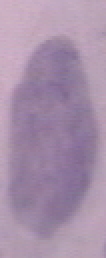
#> input picture data/train/carcinoma_in_situ/149143370-149143378-002.BMP, 53 x 129 px, found by its file name (shown 2 times larger); its folder holds 3 pictures in this run
$ python train.py
#> lines starting #> are read from the running program, lines starting #| are printed output that depends on the picture; after the words box and inside, x2 and y2 are one past the last pixel; in counts of white or black regions, pixels touching at a corner belong together
### src/data_loader.py
import os
import cv2
import numpy as np
from sklearn.preprocessing import StandardScaler, LabelEncoder
from feature_extraction import load_and_preprocess, histogram_equalization, color_features, shape_features, segmentation, extract_lbp_features

def extract_features(image):
    """
    Extracts features from the image using the defined functions from feature_extraction.
    """
    img_eq = histogram_equalization(image)
    nucleus_mask, cytoplasm_mask = segmentation(img_eq)

    features = []
    # Color features
    features.extend(color_features(img_eq))
    # Shape features for nucleus and cytoplasm
    features.extend(shape_features(nucleus_mask))
    features.extend(shape_features(cytoplasm_mask))
    # LBP texture features for nucleus and cytoplasm
    features.extend(extract_lbp_features(img_eq, nucleus_mask))
    features.extend(extract_lbp_features(img_eq, cytoplasm_mask))

    return np.array(features)


def get_data(data_dir):
#> called with data_dir = 'data/train'
    data, labels = [], []
    label_encoder = LabelEncoder()  # Create a LabelEncoder instance

    for class_label in os.listdir(data_dir):
        class_dir = os.path.join(data_dir, class_label)
        for img_name in os.listdir(class_dir):
            img_path = os.path.join(class_dir, img_name)
            image = cv2.imread(img_path)
#> image is the input picture: shape (129, 53, 3); mean B, G, R 169.2, 143.2, 166.3
            if image is not None:
                features = extract_features(image)
                data.append(features)
                labels.append(class_label) # keep label as string

    # Convert labels to numeric values
    labels = label_encoder.fit_transform(labels)

    # Standardize the features
    scaler = StandardScaler()
    data = scaler.fit_transform(data)

    return np.array(data), np.array(labels)

### src/feature_extraction.py
import cv2
import numpy as np
from sklearn.preprocessing import StandardScaler
import matplotlib.pyplot as plt
from skimage import feature

 #Load and preprocess the image with noise removal
# [10 lines left out: function load_and_preprocess, not called in this run]

#histogram equalization using CLAHE
def histogram_equalization(img):
    lab = cv2.cvtColor(img, cv2.COLOR_RGB2LAB)
#> lab: shape (129, 53, 3); mean of channels 0, 1, 2 159.3, 141.9, 119.6
    l, a, b = cv2.split(lab)
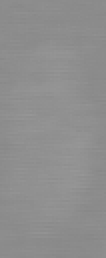
#> a: shape (129, 53) (shown 2 times larger); min 136, max 151, mean 141.9
    clahe = cv2.createCLAHE(clipLimit=3.0, tileGridSize=(8, 8))
    l_eq = clahe.apply(l)
    lab_eq = cv2.merge([l_eq, a, b])
#> lab_eq: shape (129, 53, 3); mean of channels 0, 1, 2 188.4, 141.9, 119.6
    img_eq = cv2.cvtColor(lab_eq, cv2.COLOR_LAB2RGB)
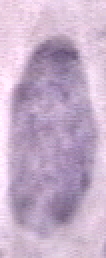
#> img_eq: shape (129, 53, 3) (shown 2 times larger); mean B, G, R 200.8, 174.1, 197.6
#> in segmentation, `_, nucleus_mask = cv2.threshold(gray, 0, 255, cv2.THRESH_BINARY + cv2...`:
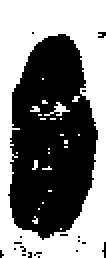
#> nucleus_mask: shape (129, 53) (shown 2 times larger); 50.2% white; 19 black regions (18 under 20 px), largest, box (x1, y1, x2, y2) and area: (4, 17, 49, 120) 3344
#> in segmentation, `nucleus_mask = cv2.morphologyEx(nucleus_mask, cv2.MORPH_OPEN, kernel)`: nucleus_mask: shape (129, 53); 48% white; 2 white regions (1 under 20 px), largest, box (x1, y1, x2, y2) and area: (0, 0, 53, 129) 3266
#> in segmentation, `nucleus_mask = cv2.morphologyEx(nucleus_mask, cv2.MORPH_CLOSE, kernel)`: nucleus_mask: shape (129, 53); 48.5% white; 2 white regions (1 under 20 px), largest, box (x1, y1, x2, y2) and area: (0, 0, 53, 129) 3299
#> in segmentation, `cytoplasm_mask = cv2.adaptiveThreshold(gray, 255, cv2.ADAPTIVE_THRESH_..`: cytoplasm_mask: shape (129, 53); 59.7% white; black in thin lines or dots
#> in segmentation, `cytoplasm_mask = cv2.morphologyEx(cytoplasm_mask, cv2.MORPH_OPEN, kern..`:
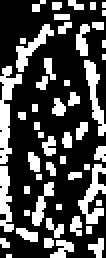
#> cytoplasm_mask: shape (129, 53) (shown 2 times larger); 30.1% white; 51 white regions (22 under 20 px)
    return img_eq


#color features using color histograms from multiple color spaces
def color_features(img):
    features = []
    color_spaces = [
        ('RGB', cv2.COLOR_BGR2RGB),
        ('HSV', cv2.COLOR_RGB2HSV),
        ('LAB', cv2.COLOR_RGB2LAB)
    ]

    for space_name, conversion in color_spaces:
        converted = cv2.cvtColor(img, conversion)
        for i in range(3):
            hist = cv2.calcHist([converted], [i], None, [32], [0, 256])
            hist = cv2.normalize(hist, hist).flatten()
            features.extend(hist)
#> after the loop, features = 288 values, max 0.905 at index 241, min 0 at index 0, mean 0.0859

    return np.array(features)

#shape features from a binary mask
def shape_features(mask):
    contours, _ = cv2.findContours(mask, cv2.RETR_EXTERNAL, cv2.CHAIN_APPROX_SIMPLE)
#> contours = 1 contour; box (x1, y1, x2, y2) and area: (0, 0, 53, 129) 6608
    if not contours:
        return np.zeros(5)

    contour = max(contours, key=cv2.contourArea)
#> contour = contour of 19 points, box (x1, y1, x2, y2) (0, 0, 53, 129), area 6608

    # Calculate shape features
    area = cv2.contourArea(contour)
#> area = 6608.5
    perimeter = cv2.arcLength(contour, True)
#> perimeter = 371.1
    circularity = (4 * np.pi * area) / (perimeter ** 2) if perimeter > 0 else 0
#> circularity = 0.603

    # Fit ellipse to get eccentricity
    if len(contour) >= 5:
        ellipse = cv2.fitEllipse(contour)
#> ellipse = ((6.13, 63.29), (125.4, 183.9), 104.4)
        major_axis = max(ellipse[1])
#> major_axis = 183.9
        minor_axis = min(ellipse[1])
#> minor_axis = 125.4
        eccentricity = np.sqrt(1 - (minor_axis / major_axis) ** 2) if major_axis > 0 else 0
#> eccentricity = 0.731
    else:
        eccentricity = 0

    # Calculate convex hull and solidity
    hull = cv2.convexHull(contour)
#> hull = [[52, 0], [52, 128], [2, 128], [0, 126], [0, 0]]
    hull_area = cv2.contourArea(hull)
#> hull_area = 6654
    solidity = float(area) / hull_area if hull_area > 0 else 0
#> solidity = 0.993
#> in shape_features (call 2), `contours, _ = cv2.findContours(mask, cv2.RETR_EXTERNAL, cv2.CHAIN_APPR..`: contours = 51 contours, 31 with area under 20; largest, box (x1, y1, x2, y2) and area: (0, 33, 11, 82) 179, (39, 82, 53, 112) 128, (42, 30, 53, 68) 120, (8, 12, 27, 36) 106, (0, 83, 7, 116) 105

    return np.array([area, perimeter, circularity, eccentricity, solidity])


#Segment the nucleus and cytoplasm using adaptive thresholding and morphological operations
def segmentation(img):
    gray = cv2.cvtColor(img, cv2.COLOR_RGB2GRAY)

    # Nucleus segmentation using Otsu's method
    _, nucleus_mask = cv2.threshold(gray, 0, 255, cv2.THRESH_BINARY + cv2.THRESH_OTSU)

    # Clean up mask using morphological operations
    kernel = np.ones((3, 3), np.uint8)
    nucleus_mask = cv2.morphologyEx(nucleus_mask, cv2.MORPH_OPEN, kernel)
    nucleus_mask = cv2.morphologyEx(nucleus_mask, cv2.MORPH_CLOSE, kernel)

    # Cytoplasm segmentation using adaptive thresholding
    cytoplasm_mask = cv2.adaptiveThreshold(gray, 255, cv2.ADAPTIVE_THRESH_GAUSSIAN_C,
                                            cv2.THRESH_BINARY, 11, 2)

    # Clean cytoplasm mask with morphological operations
    cytoplasm_mask = cv2.morphologyEx(cytoplasm_mask, cv2.MORPH_OPEN, kernel)

    return nucleus_mask.astype(np.uint8), cytoplasm_mask.astype(np.uint8)


#texture features
def extract_lbp_features(img, mask):
    if len(img.shape) == 3:
        img = cv2.cvtColor(img, cv2.COLOR_RGB2GRAY)

    radius = 3
    n_points = 8 * radius
    lbp = feature.local_binary_pattern(img, n_points, radius, method='uniform')
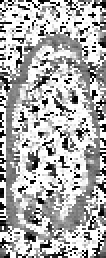
#> lbp: shape (129, 53) float64 (shown 2 times larger); min 0, max 25, mean 17.1; drawn with min black and max white

    masked_lbp = cv2.bitwise_and(lbp.astype(np.uint8), lbp.astype(np.uint8), mask=mask)
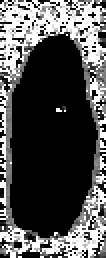
#> masked_lbp: shape (129, 53) (shown 2 times larger); min 0, max 25, mean 7.9; drawn with min black and max white

    hist, _ = np.histogram(masked_lbp.ravel(), bins=np.arange(0, n_points + 3),
                           range=(0, n_points + 2))
#> hist = 26 values, max 3763 at index 0, min 14 at index 19, mean 263

    hist = hist.astype("float")
    hist /= (hist.sum() + 1e-7)
#> hist = 26 values, max 0.55 at index 0, min 0.00205 at index 19, mean 0.0385

    return hist

'''features_normalized is the feature vector that is thr resultant of the pipeline defined'''

# [46 lines left out: functions analyze_pap_smear, visualize_results, not called in this run]

### src/train.py
from sklearn.ensemble import RandomForestClassifier
from sklearn.neighbors import KNeighborsClassifier
from sklearn.svm import SVC
from sklearn.model_selection import train_test_split
from data_loader import get_data

def train_random_forest(X_train, y_train):
    rf = RandomForestClassifier(n_estimators=100, random_state=42)
    rf.fit(X_train, y_train)
    return rf

def train_knn(X_train, y_train):
    knn = KNeighborsClassifier(n_neighbors=5)
    knn.fit(X_train, y_train)
    return knn

def train_svm(X_train, y_train):
    svm = SVC(kernel="linear", probability=True)
    svm.fit(X_train, y_train)
    return svm

if __name__ == "__main__":
    X, y = get_data("data/train")
#> in extract_lbp_features (call 2), `masked_lbp = cv2.bitwise_and(lbp.astype(np.uint8), lbp.astype(np.uint8..`:
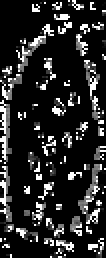
#> masked_lbp: shape (129, 53) (shown 2 times larger); min 0, max 25, mean 4; drawn with min black and max white
#> in extract_lbp_features (call 2), `hist, _ = np.histogram(masked_lbp.ravel(), bins=np.arange(0, n_points ..`: hist = 26 values, max 5012 at index 0, min 0 at index 18, mean 263
#> in extract_lbp_features (call 2), `hist /= (hist.sum() + 1e-7)`: hist = 26 values, max 0.733 at index 0, min 0 at index 18, mean 0.0385
#> in get_data, `features = extract_features(image)`: features = 350 values, max 6608.5 at index 288, min 0 at index 0, mean 20.93
#> pass 2 of the loop in get_data, `for class_label in os.listdir(data_dir):`:
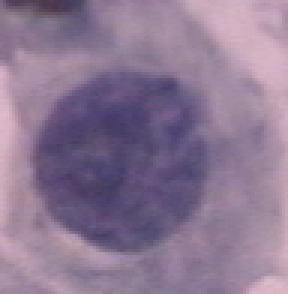
#> input picture data/train/light_dysplastic/148497551-148497588-001.BMP, 96 x 98 px, found by its file name (shown 3 times larger)
#> in get_data, image is the input picture: shape (98, 96, 3); mean B, G, R 146.8, 119.6, 140.2
#> lab: shape (98, 96, 3); mean of channels 0, 1, 2 135.8, 142.5, 121.1
#> l: shape (98, 96)
#> a: shape (98, 96)
#> b: shape (98, 96)
#> l_eq: shape (98, 96)
#> lab_eq: shape (98, 96, 3); mean of channels 0, 1, 2 185.8, 142.5, 121.1
#> img_eq: shape (98, 96, 3)
#> gray: shape (98, 96)
#> in segmentation (call 4), `_, nucleus_mask = cv2.threshold(gray, 0, 255, cv2.THRESH_BINARY + cv2...`:
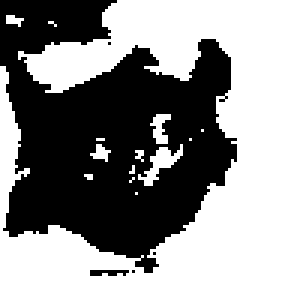
#> nucleus_mask: shape (98, 96) (shown 3 times larger); 53.6% white; 5 black regions (3 under 20 px), largest, box (x1, y1, x2, y2) and area: (0, 0, 79, 91) 4339, (30, 90, 43, 92) 21
#> contours = 4 contours, 2 with area under 20; largest, box (x1, y1, x2, y2) and area: (0, 0, 96, 98) 4503, (48, 38, 58, 62) 69
#> contours = 50 contours, 24 with area under 20; largest, box (x1, y1, x2, y2) and area: (60, 0, 96, 44) 580, (5, 14, 39, 49) 379, (42, 1, 69, 29) 252, (52, 64, 73, 95) 180, (29, 0, 49, 18) 165
#> lbp: shape (98, 96) float64
#> masked_lbp: shape (98, 96)
#> in extract_lbp_features (call 8), `masked_lbp = cv2.bitwise_and(lbp.astype(np.uint8), lbp.astype(np.uint8..`:
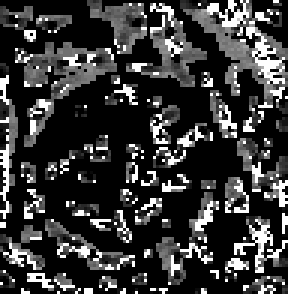
#> masked_lbp: shape (98, 96) (shown 3 times larger); min 0, max 25, mean 5.5; drawn with min black and max white
#> in extract_lbp_features (call 8), `hist, _ = np.histogram(masked_lbp.ravel(), bins=np.arange(0, n_points ..`: hist = 26 values, max 5451 at index 0, min 0 at index 24, mean 361.8
#> in extract_lbp_features (call 8), `hist /= (hist.sum() + 1e-7)`: hist = 26 values, max 0.579 at index 0, min 0 at index 24, mean 0.0385
#> in get_data, `features = extract_features(image)`: features = 350 values, max 4503 at index 288, min 0 at index 0, mean 17.28
    X_train, X_val, y_train, y_val = train_test_split(X, y, test_size=0.2, random_state=42)

    rf_model = train_random_forest(X_train, y_train)
    knn_model = train_knn(X_train, y_train)
    svm_model = train_svm(X_train, y_train)
